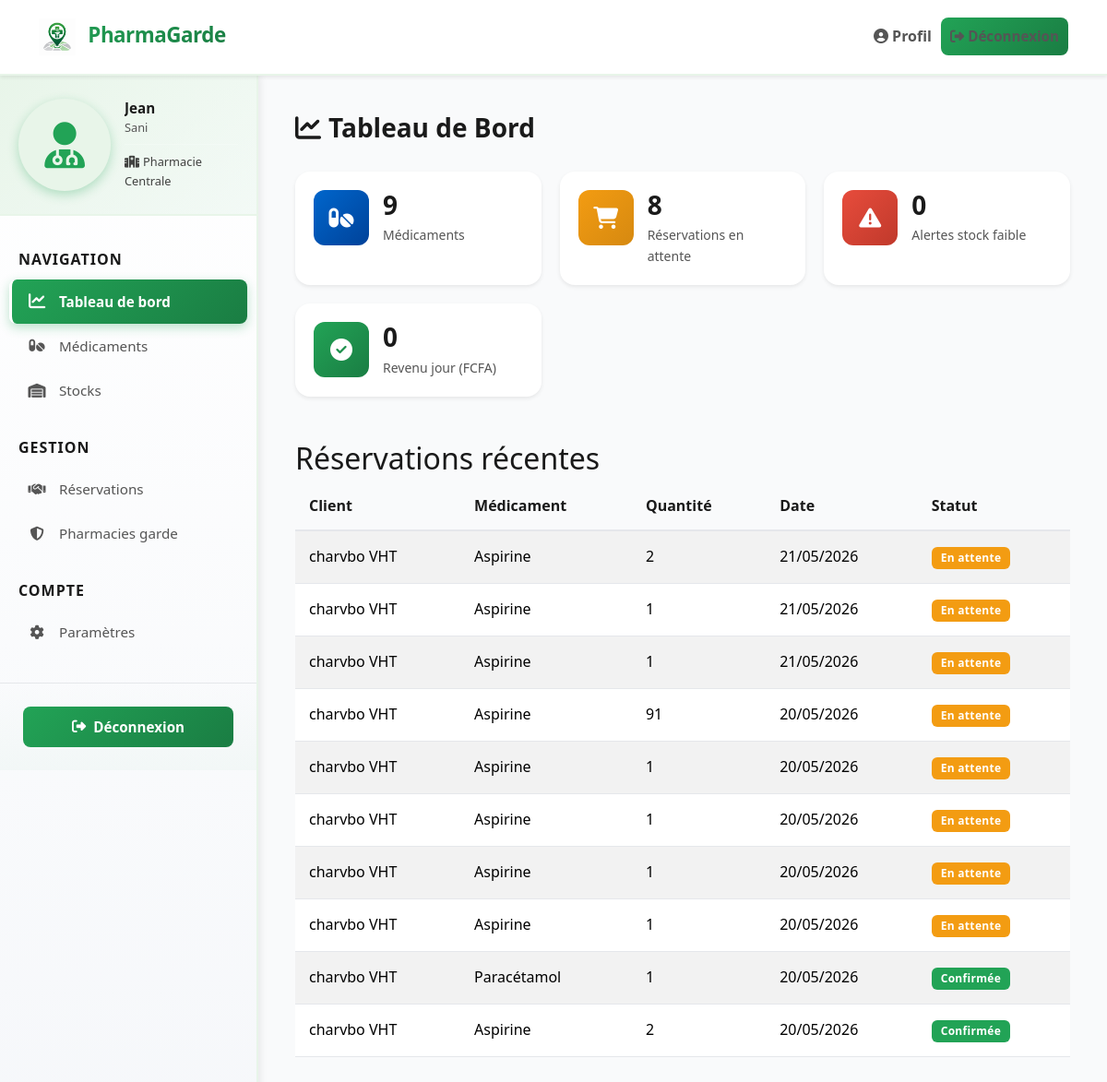
Screenshot of /frontend/users/pharmacien/dashboard.php (signed in) with the database file from the repository.
### tables this page shows
CREATE TABLE IF NOT EXISTS `pharmacies` (
  `id` int NOT NULL AUTO_INCREMENT,
  `nom` varchar(150) NOT NULL,
  `adresse` text NOT NULL,
  `telephone` varchar(20) DEFAULT NULL,
  `email` varchar(150) DEFAULT NULL,
  `horaire_ouverture` time DEFAULT NULL,
  `horaire_fermeture` time DEFAULT NULL,
  `pharmacien_id` int DEFAULT NULL,
  `date_inscription` datetime DEFAULT CURRENT_TIMESTAMP,
  `ville` varchar(100) DEFAULT NULL,
  `ifu` varchar(20) DEFAULT NULL,
  PRIMARY KEY (`id`),
  KEY `pharmacien_id` (`pharmacien_id`),
  KEY `nom` (`nom`)
);

CREATE TABLE IF NOT EXISTS `reservations` (
  `id` int NOT NULL AUTO_INCREMENT,
  `user_id` int NOT NULL,
  `medicament_id` int NOT NULL,
  `pharmacie_id` int NOT NULL,
  `quantite` int NOT NULL,
  `date_reservation` datetime DEFAULT CURRENT_TIMESTAMP,
  `date_retrait` datetime DEFAULT NULL,
  `statut` enum('en attente','confirmée','prête','retirée','annulée') DEFAULT 'en attente',
  `notes` text,
  PRIMARY KEY (`id`),
  KEY `medicament_id` (`medicament_id`),
  KEY `user_id` (`user_id`),
  KEY `pharmacie_id` (`pharmacie_id`),
  KEY `statut` (`statut`),
  KEY `date_reservation` (`date_reservation`)
);

CREATE TABLE IF NOT EXISTS `users` (
  `id` int NOT NULL AUTO_INCREMENT,
  `nom` varchar(100) NOT NULL,
  `prenom` varchar(100) NOT NULL,
  `email` varchar(150) NOT NULL,
  `telephone` varchar(20) DEFAULT NULL,
  `adresse` text,
  `password` varchar(255) NOT NULL,
  `role` enum('client','admin','pharmacie') DEFAULT 'client',
  `date_inscription` datetime DEFAULT CURRENT_TIMESTAMP,
  `date_modification` datetime DEFAULT NULL ON UPDATE CURRENT_TIMESTAMP,
  PRIMARY KEY (`id`),
  UNIQUE KEY `email` (`email`),
  KEY `email_2` (`email`),
  KEY `role` (`role`)
);

CREATE TABLE IF NOT EXISTS `medicaments` (
  `id` int NOT NULL AUTO_INCREMENT,
  `nom` varchar(150) NOT NULL,
  `dosage` varchar(50) DEFAULT NULL,
  `description` text,
  `prix` decimal(10,2) DEFAULT NULL,
  `categorie` varchar(100) DEFAULT NULL,
  `date_ajout` datetime DEFAULT CURRENT_TIMESTAMP,
  PRIMARY KEY (`id`),
  KEY `nom` (`nom`),
  KEY `categorie` (`categorie`)
);

### frontend/includes/session.php (called while the page is built, shortened)
<?php
function isLoggedIn() {
    return isset($_SESSION['user_id']);
}
function getCurrentUser() {
    return [
        'id' => $_SESSION['user_id'],
        'email' => $_SESSION['user_email'],
        'nom' => $_SESSION['user_nom'] ?? '',
        'prenom' => $_SESSION['user_prenom'] ?? '',
        'role' => $_SESSION['user_role']
    ];
}
?>

### frontend/includes/helpers.php (called while the page is built, shortened)
<?php
function escape($str) {
    return htmlspecialchars($str, ENT_QUOTES, 'UTF-8');
}
?>

### frontend/users/pharmacien/dashboard.php (the view, shortened to what this page needs)
<?php
require_once __DIR__ . '/../../includes/session.php';
require_once __DIR__ . '/../../includes/helpers.php';
$currentUser = getCurrentUser();
$stats = [
    'total_medicines' => 0,
    'pending_reservations' => 0,
    'low_stock_alerts' => 0,
    'revenue_today' => 0
];
$recentReservations = [];
try {
    $db = Database::getInstance()->getConnection();
    $stmt = $db->prepare("SELECT * FROM pharmacies WHERE pharmacien_id = ?");
    $stmt->execute([$currentUser['id']]);
    $pharmacy = $stmt->fetch();
    if ($pharmacy) {
        $pharmacyId = $pharmacy['id'];
        $stmt = $db->prepare("SELECT COUNT(*) as count FROM stocks WHERE pharmacie_id = ? AND quantite > 0");
        $stmt->execute([$pharmacyId]);
        $result = $stmt->fetch();
        $stats['total_medicines'] = $result['count'] ?? 0;
        $stmt = $db->prepare("SELECT COUNT(*) as count FROM reservations WHERE pharmacie_id = ? AND statut = 'en attente'");
        $stmt->execute([$pharmacyId]);
        $result = $stmt->fetch();
        $stats['pending_reservations'] = $result['count'] ?? 0;
        $stmt = $db->prepare("SELECT COUNT(*) as count FROM stocks WHERE pharmacie_id = ? AND quantite > 0 AND quantite < 5");
        $stmt->execute([$pharmacyId]);
        $result = $stmt->fetch();
        $stats['low_stock_alerts'] = $result['count'] ?? 0;
        $stmt = $db->prepare("
            SELECT r.*, u.nom, u.prenom, m.nom as med_nom, m.dosage
            FROM reservations r
            JOIN users u ON r.user_id = u.id
            JOIN medicaments m ON r.medicament_id = m.id
            WHERE r.pharmacie_id = ?
            ORDER BY r.date_reservation DESC
            LIMIT 10
        ");
        $stmt->execute([$pharmacyId]);
        $recentReservations = $stmt->fetchAll();
    }
} catch (Exception $e) {
    error_log("Erreur dashboard pharmacien: " . $e->getMessage());
}
?>
<!DOCTYPE html>
<html lang="fr">
<head>
  <link href="https://cdn.jsdelivr.net/npm/bootstrap@5.3.2/dist/css/bootstrap.min.css" rel="stylesheet" />
  <link rel="stylesheet" href="https://cdnjs.cloudflare.com/ajax/libs/font-awesome/6.4.0/css/all.min.css" />
  <link rel="stylesheet" href="./css/variables.css" />
  <link rel="stylesheet" href="./css/styles.css" />
  <link rel="stylesheet" href="css/dashboard-styles.css" />
</head>
<body>
  <?php include __DIR__ . '/../../includes/nav-pharmacien.php'; ?>
      <div class="dashboard-header">
        <h1 class="page-title">
          <i class="fas fa-chart-line me-2"></i>Tableau de Bord
        </h1>
      </div>
      <div class="stats-grid">
        <div class="stat-card">
          <div class="stat-icon bg-primary">
            <i class="fas fa-pills"></i>
          </div>
          <div class="stat-info">
            <h3><?php echo $stats['total_medicines']; ?></h3>
            <p class="stat-label">Médicaments</p>
          </div>
        </div>
        <div class="stat-card">
          <div class="stat-icon bg-warning">
            <i class="fas fa-shopping-cart"></i>
          </div>
          <div class="stat-info">
            <h3><?php echo $stats['pending_reservations']; ?></h3>
            <p class="stat-label">Réservations en attente</p>
          </div>
        </div>
        <div class="stat-card">
          <div class="stat-icon bg-danger">
            <i class="fas fa-exclamation-triangle"></i>
          </div>
          <div class="stat-info">
            <h3><?php echo $stats['low_stock_alerts']; ?></h3>
            <p class="stat-label">Alertes stock faible</p>
          </div>
        </div>
        <div class="stat-card">
          <div class="stat-icon bg-success">
            <i class="fas fa-check-circle"></i>
          </div>
          <div class="stat-info">
            <h3><?php echo $stats['revenue_today']; ?></h3>
            <p class="stat-label">Revenu jour (FCFA)</p>
          </div>
        </div>
      </div>
      <section class="mt-5">
        <h2>Réservations récentes</h2>
        <div class="table-responsive">
          <table class="table table-striped">
            <thead>
              <tr>
                <th>Client</th>
                <th>Médicament</th>
                <th>Quantité</th>
                <th>Date</th>
                <th>Statut</th>
              </tr>
            </thead>
            <tbody>
              <?php if (empty($recentReservations)): ?>
                <tr>
                  <td colspan="5" class="text-center text-muted">Aucune réservation</td>
                </tr>
              <?php else: ?>
                <?php foreach ($recentReservations as $res): ?>
                  <tr>
                    <td><?php echo escape($res['prenom'] . ' ' . $res['nom']); ?></td>
                    <td><?php echo escape($res['med_nom']); ?></td>
                    <td><?php echo $res['quantite']; ?></td>
                    <td><?php echo date('d/m/Y', strtotime($res['date_reservation'])); ?></td>
                    <td>
                      <span class="badge bg-<?php
                        echo $res['statut'] === 'en attente' ? 'warning' :
                             ($res['statut'] === 'confirmée' ? 'success' :
                              ($res['statut'] === 'annulée' ? 'danger' : 'info'));
                      ?>">
                        <?php echo ucfirst($res['statut']); ?>
                      </span>
                    </td>
                  </tr>
                <?php endforeach; ?>
              <?php endif; ?>
            </tbody>
          </table>
        </div>
      </section>
    </main>
  </div>
</body>
</html>

### frontend/includes/nav-pharmacien.php (shortened to what this page needs)
<?php
$currentPage = basename($_SERVER['PHP_SELF'], '.php');
$currentUser = $currentUser ?? getCurrentUser();
$pharmacy = $pharmacy ?? null;
?>
<nav class="navbar navbar-expand-lg navbar-light pharmacien-navbar sticky-top">
  <div class="container">
    <a class="navbar-brand" href="../clients/index.php">
      <img src="../../images/logo.png" alt="PharmaGarde" class="logo-nav me-2" style="height: 40px; display: inline-block;">
      PharmaGarde
    </a>
    <div class="collapse navbar-collapse" id="navbarNav">
      <ul class="navbar-nav ms-auto">
        <li class="nav-item">
          <a class="nav-link" href="profil.php">
            <i class="fas fa-user-circle me-1"></i>Profil
          </a>
        </li>
        <li class="nav-item">
          <a class="nav-link logout-btn" href="#" onclick="showLogoutModal(); return false;">
            <i class="fas fa-sign-out-alt me-1"></i>Déconnexion
          </a>
        </li>
      </ul>
    </div>
  </div>
</nav>
<div class="dashboard-container">
  <aside class="sidebar d-none d-lg-block">
    <div class="sidebar-profile">
      <div class="profile-avatar">
        <i class="fas fa-user-md"></i>
      </div>
      <div class="profile-info">
        <h6><?php echo $currentUser['prenom'] ?? 'Pharmacien'; ?></h6>
        <small><?php echo $currentUser['nom'] ?? 'Nom'; ?></small>
        <?php if ($pharmacy): ?>
          <div style="margin-top: 8px; padding-top: 8px; border-top: 1px solid rgba(255,255,255,0.2); font-size: 0.8rem; color: rgba(21, 20, 20, 0.8);">
            <i class="fas fa-hospital-alt me-1"></i><?php echo htmlspecialchars($pharmacy['nom']); ?>
          </div>
        <?php endif; ?>
      </div>
    </div>
    <nav class="sidebar-nav">
      <div class="nav-section">
        <span class="section-title">NAVIGATION</span>
        <a href="dashboard.php" class="sidebar-link <?php echo $currentPage === 'dashboard' ? 'active' : ''; ?>" data-page="dashboard">
          <div class="link-icon">
            <i class="fas fa-chart-line"></i>
          </div>
          <span class="link-text">Tableau de bord</span>
        </a>
        <a href="medicaments.php" class="sidebar-link <?php echo $currentPage === 'medicaments' ? 'active' : ''; ?>" data-page="medicaments">
          <div class="link-icon">
            <i class="fas fa-pills"></i>
          </div>
          <span class="link-text">Médicaments</span>
        </a>
        <a href="stocks.php" class="sidebar-link <?php echo $currentPage === 'stocks' ? 'active' : ''; ?>" data-page="stocks">
          <div class="link-icon">
            <i class="fas fa-warehouse"></i>
          </div>
          <span class="link-text">Stocks</span>
        </a>
      </div>
      <div class="nav-section">
        <span class="section-title">GESTION</span>
        <a href="reservations.php" class="sidebar-link <?php echo $currentPage === 'reservations' ? 'active' : ''; ?>" data-page="reservations">
          <div class="link-icon">
            <i class="fas fa-handshake"></i>
          </div>
          <span class="link-text">Réservations</span>
        </a>
        <a href="garde.php" class="sidebar-link <?php echo $currentPage === 'garde' ? 'active' : ''; ?>" data-page="garde">
          <div class="link-icon">
            <i class="fas fa-shield-alt"></i>
          </div>
          <span class="link-text">Pharmacies garde</span>
        </a>
      </div>
      <div class="nav-section">
        <span class="section-title">COMPTE</span>
        <a href="profil.php" class="sidebar-link <?php echo $currentPage === 'profil' ? 'active' : ''; ?>" data-page="profil">
          <div class="link-icon">
            <i class="fas fa-cog"></i>
          </div>
          <span class="link-text">Paramètres</span>
        </a>
      </div>
    </nav>
    <div class="sidebar-footer">
      <a href="#" class="logout-btn" onclick="showLogoutModal(); return false;">
        <i class="fas fa-sign-out-alt me-2"></i>
        Déconnexion
      </a>
    </div>
  </aside>
  <main class="main-content">

### frontend/users/pharmacien/css/variables.css (style rules this page uses)
:root { --primary: #22a356; --primary-dark: #1a7d43; --primary-light: #3db57a; --primary-lighter: #e8f5e9; --secondary: #0066cc; --secondary-dark: #0052a3; --secondary-light: #3399ff; --danger: #e74c3c; --danger-light: #fadbd8; --success: #22a356; --success-light: #d5f4e6; --warning: #f39c12; --warning-light: #fef5e7; --info: #3498db; --info-light: #d6eaf8; --text-dark: #1a1a1a; --text-muted: #555555; --text-light: #888888; --text-white: #ffffff; --bg-light: #f5f7fa; --bg-lighter: #f9fafb; --bg-white: #ffffff; --bg-dark: #1f2937; --bg-darkest: #111827; --border-color: #d1d5db; --border-color-light: #e5e7eb; --border-radius: 12px; --border-radius-lg: 16px; --shadow-xs: 0 1px 2px rgba(0, 0, 0, 0.05); --shadow-sm: 0 2px 4px rgba(0, 0, 0, 0.08); --shadow-md: 0 4px 12px rgba(0, 0, 0, 0.12); --shadow-lg: 0 8px 20px rgba(0, 0, 0, 0.15); --shadow-xl: 0 12px 32px rgba(0, 0, 0, 0.18); --transition: all 0.3s cubic-bezier(0.4, 0, 0.2, 1); --transition-fast: all 0.15s ease-out; --transition-slow: all 0.5s ease-out; --gradient-primary: linear-gradient(135deg, #22a356 0%, #1a7d43 100%); --gradient-secondary: linear-gradient(135deg, #0066cc 0%, #003d8f 100%); }
* { margin: 0; padding: 0; box-sizing: border-box; }
html { scroll-behavior: smooth; }
body { font-family: "Segoe UI", Tahoma, Geneva, Verdana, sans-serif; color: var(--text-dark); background-color: var(--bg-light); line-height: 1.6; }

### frontend/users/pharmacien/css/styles.css (style rules this page uses)
.navbar { background: var(--bg-white); box-shadow: var(--shadow-sm); position: sticky; top: 0; z-index: 1000; border-bottom: 2px solid var(--primary-lighter); }
.navbar-brand { font-size: 1.4rem; font-weight: 800; background: var(--gradient-primary); -webkit-background-clip: text; -webkit-text-fill-color: transparent; background-clip: text; letter-spacing: -0.5px; }
.nav-link { color: var(--text-muted) !important; font-weight: 600; transition: var(--transition-fast); position: relative; padding: 8px 10px !important; }
.nav-link::after { content: ''; position: absolute; bottom: 0; left: 10px; right: 10px; height: 2px; background: var(--primary); transform: scaleX(0); transition: transform 0.3s ease; }
.badge { display: inline-block; font-weight: 700; letter-spacing: 0.3px; border-radius: 20px; }
.bg-success { background-color: var(--success) !important; }
.bg-danger { background-color: var(--danger) !important; }
.bg-warning { background-color: var(--warning) !important; }

### rows the page displays
pharmacies: nom "Pharmacie Centrale"
reservations: user.nom "charvbo VHT", medicament.nom "Aspirine", quantite "2", date_reservation "21/05/2026", statut "En attente"
reservations: user.nom "charvbo VHT", medicament.nom "Aspirine", quantite "1", date_reservation "21/05/2026", statut "En attente"
reservations: user.nom "charvbo VHT", medicament.nom "Aspirine", quantite "1", date_reservation "21/05/2026", statut "En attente"
reservations: user.nom "charvbo VHT", medicament.nom "Aspirine", quantite "91", date_reservation "20/05/2026", statut "En attente"
reservations: user.nom "charvbo VHT", medicament.nom "Aspirine", quantite "1", date_reservation "20/05/2026", statut "En attente"
reservations: user.nom "charvbo VHT", medicament.nom "Aspirine", quantite "1", date_reservation "20/05/2026", statut "En attente"
reservations: user.nom "charvbo VHT", medicament.nom "Aspirine", quantite "1", date_reservation "20/05/2026", statut "En attente"
reservations: user.nom "charvbo VHT", medicament.nom "Aspirine", quantite "1", date_reservation "20/05/2026", statut "En attente"
reservations: user.nom "charvbo VHT", medicament.nom "Paracétamol", quantite "1", date_reservation "20/05/2026", statut "Confirmée"
reservations: user.nom "charvbo VHT", medicament.nom "Aspirine", quantite "2", date_reservation "20/05/2026", statut "Confirmée"

### other values shown
$currentUser['prenom'] "Jean"
$currentUser['nom'] "Sani"
$stats['total_medicines'] "9"
$stats['pending_reservations'] "8"
$stats['low_stock_alerts'] "0"
$stats['revenue_today'] "0"
